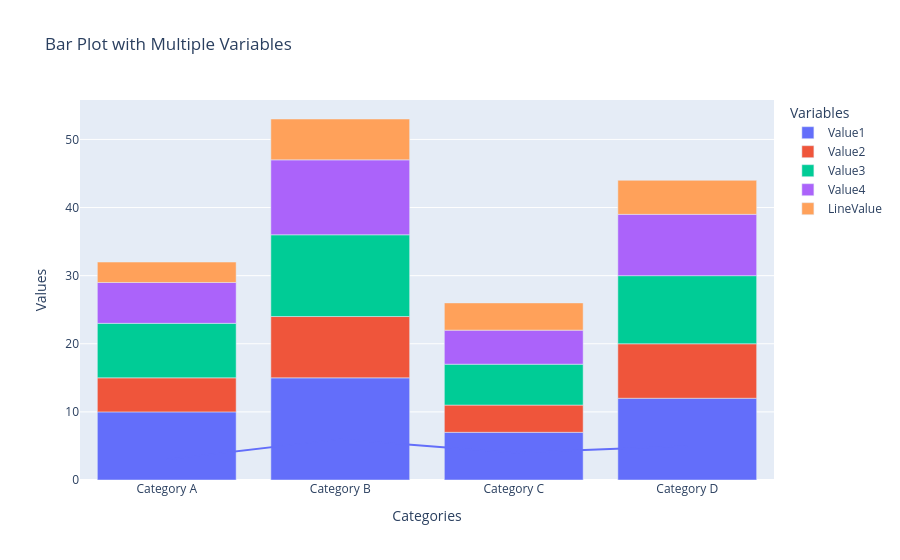

This figure's notebook cell:
### Code cell
import pandas as pd
import plotly.express as px

# Create a sample DataFrame (replace this with your data)
data = {
    'Category': ['Category A', 'Category B', 'Category C', 'Category D'],
    'Value1': [10, 15, 7, 12],
    'Value2': [5, 9, 4, 8],
    'Value3': [8, 12, 6, 10],
    'Value4': [6, 11, 5, 9],
    'LineValue': [3, 6, 4, 5]  # New column for the line plot
}

df = pd.DataFrame(data)

# Melt the DataFrame
df_melted = pd.melt(df, id_vars=['Category'], var_name='Variable', value_name='Value')

# Create the bar plot
fig = px.bar(df_melted, x='Category', y='Value', color='Variable', title='Bar Plot with Multiple Variables')

# Customize the layout if needed (e.g., axis labels, title, legend, etc.)
fig.update_layout(
    xaxis_title='Categories',
    yaxis_title='Values',
    legend_title='Variables'
)

# Create the line plot trace
line_trace = px.line(df, x='Category', y='LineValue', title='Line Plot', labels={'LineValue': 'Line Data'})

# Add the line trace to the existing figure
fig.add_trace(line_trace.data[0])

# Show the combined plot
fig.show()

### Figure 1 — Plotly figure (JSON) as saved in the notebook; plotly's stock layout.template omitted (floating-point values rounded to 4 significant figures)
{"data": [{"alignmentgroup": "True", "hovertemplate": "Variable=Value1<br>Category=%{x}<br>Value=%{y}<extra></extra>", "legendgroup": "Value1", "marker": {"color": "#636efa", "pattern": {"shape": ""}}, "name": "Value1", "offsetgroup": "Value1", "orientation": "v", "showlegend": true, "textposition": "auto", "type": "bar", "x": ["Category A", "Category B", "Category C", "Category D"], "xaxis": "x", "y": [10, 15, 7, 12], "yaxis": "y"}, {"alignmentgroup": "True", "hovertemplate": "Variable=Value2<br>Category=%{x}<br>Value=%{y}<extra></extra>", "legendgroup": "Value2", "marker": {"color": "#EF553B", "pattern": {"shape": ""}}, "name": "Value2", "offsetgroup": "Value2", "orientation": "v", "showlegend": true, "textposition": "auto", "type": "bar", "x": ["Category A", "Category B", "Category C", "Category D"], "xaxis": "x", "y": [5, 9, 4, 8], "yaxis": "y"}, {"alignmentgroup": "True", "hovertemplate": "Variable=Value3<br>Category=%{x}<br>Value=%{y}<extra></extra>", "legendgroup": "Value3", "marker": {"color": "#00cc96", "pattern": {"shape": ""}}, "name": "Value3", "offsetgroup": "Value3", "orientation": "v", "showlegend": true, "textposition": "auto", "type": "bar", "x": ["Category A", "Category B", "Category C", "Category D"], "xaxis": "x", "y": [8, 12, 6, 10], "yaxis": "y"}, {"alignmentgroup": "True", "hovertemplate": "Variable=Value4<br>Category=%{x}<br>Value=%{y}<extra></extra>", "legendgroup": "Value4", "marker": {"color": "#ab63fa", "pattern": {"shape": ""}}, "name": "Value4", "offsetgroup": "Value4", "orientation": "v", "showlegend": true, "textposition": "auto", "type": "bar", "x": ["Category A", "Category B", "Category C", "Category D"], "xaxis": "x", "y": [6, 11, 5, 9], "yaxis": "y"}, {"alignmentgroup": "True", "hovertemplate": "Variable=LineValue<br>Category=%{x}<br>Value=%{y}<extra></extra>", "legendgroup": "LineValue", "marker": {"color": "#FFA15A", "pattern": {"shape": ""}}, "name": "LineValue", "offsetgroup": "LineValue", "orientation": "v", "showlegend": true, "textposition": "auto", "type": "bar", "x": ["Category A", "Category B", "Category C", "Category D"], "xaxis": "x", "y": [3, 6, 4, 5], "yaxis": "y"}, {"hovertemplate": "Category=%{x}<br>Line Data=%{y}<extra></extra>", "legendgroup": "", "line": {"color": "#636efa", "dash": "solid"}, "marker": {"symbol": "circle"}, "mode": "lines", "name": "", "orientation": "v", "showlegend": false, "type": "scatter", "x": ["Category A", "Category B", "Category C", "Category D"], "xaxis": "x", "y": [3, 6, 4, 5], "yaxis": "y"}], "layout": {"barmode": "relative", "legend": {"title": {"text": "Variables"}, "tracegroupgap": 0}, "title": {"text": "Bar Plot with Multiple Variables"}, "xaxis": {"anchor": "y", "domain": [0, 1], "title": {"text": "Categories"}}, "yaxis": {"anchor": "x", "domain": [0, 1], "title": {"text": "Values"}}}}
